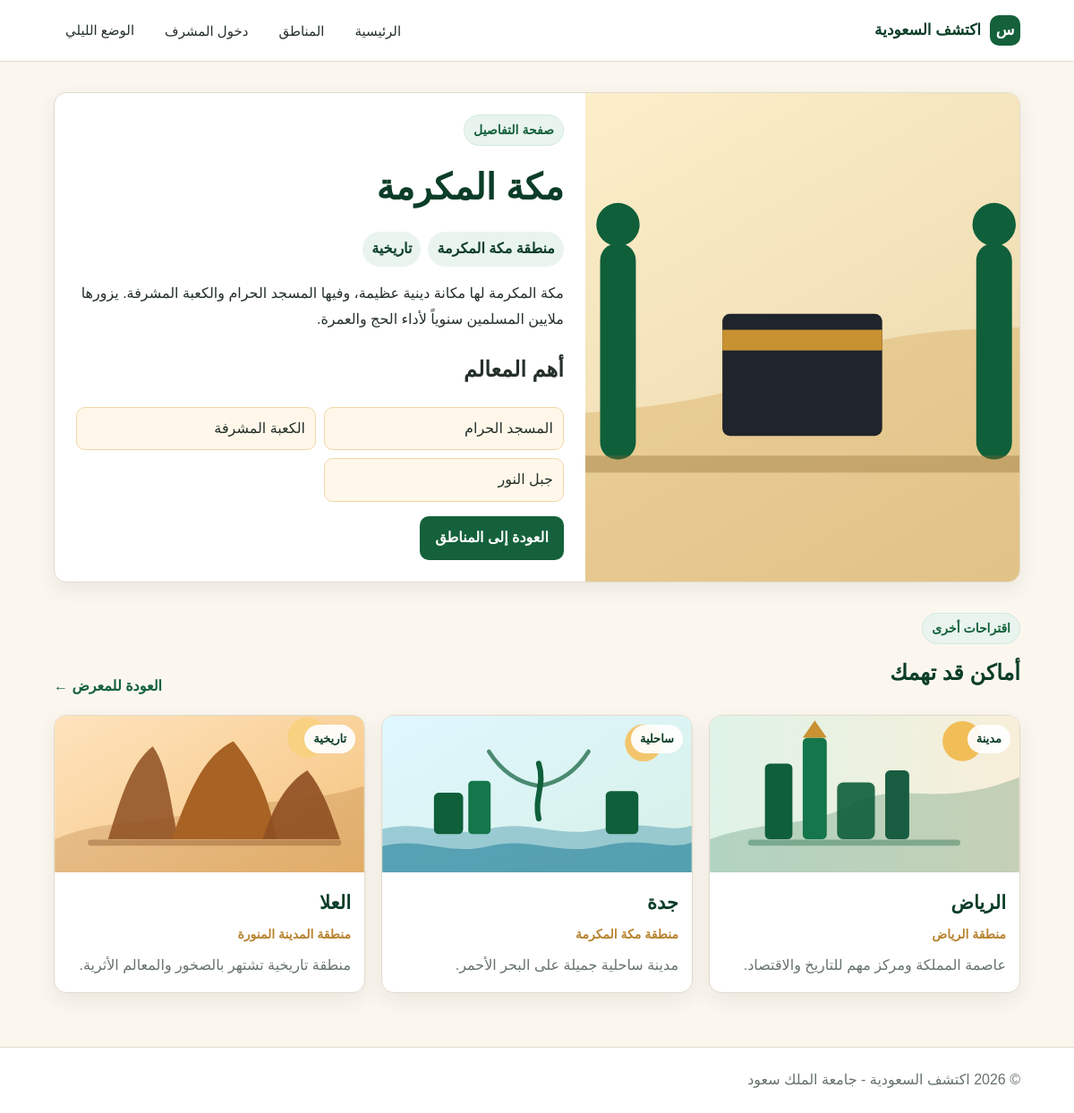
The app's page /details.php?id=2 with its own data.
### tables this page shows
CREATE TABLE IF NOT EXISTS places (
    id INT UNSIGNED NOT NULL AUTO_INCREMENT,
    name VARCHAR(255) NOT NULL,
    region VARCHAR(255) NOT NULL,
    category VARCHAR(100) NOT NULL,
    short_text VARCHAR(500) NOT NULL,
    description TEXT NOT NULL,
    image VARCHAR(512) NOT NULL,
    landmarks JSON NOT NULL,
    PRIMARY KEY (id),
    KEY ix_places_region (region(100)),
    KEY ix_places_category (category)
);

### includes/db.php (called while the page is built, shortened)
<?php
require_once __DIR__ . '/config.php';
function db(): PDO
{
    static $pdo = null;
    if ($pdo instanceof PDO) {
        return $pdo;
    }
    $c = config();
    $port = (int) $c['PORT'];
    $dsn = sprintf(
        'mysql:host=%s;dbname=%s;port=%d;charset=utf8mb4',
        $c['HOST'],
        $c['DBNAME'],
        $port
    );
    $pdo = new PDO(
        $dsn,
        $c['USER'],
        $c['PASSWORD'],
        [
            PDO::ATTR_ERRMODE => PDO::ERRMODE_EXCEPTION,
            PDO::ATTR_DEFAULT_FETCH_MODE => PDO::FETCH_ASSOC,
        ]
    );
    return $pdo;
}

### includes/places.php (called while the page is built, shortened)
<?php
require_once __DIR__ . '/db.php';
function places_normalize_row(array $row): array
{
    $lm = $row['landmarks'] ?? null;
    if (is_string($lm)) {
        $decoded = json_decode($lm, true);
        $row['landmarks'] = is_array($decoded) ? $decoded : [];
    } elseif (!is_array($lm)) {
        $row['landmarks'] = [];
    }
    return $row;
}
function places_all(): array
{
    $sql = <<<SQL
        SELECT id, name, region, category, short_text, description, image, landmarks
        FROM places
        ORDER BY id ASC
    SQL;
    $stmt = db()->query($sql);
    $rows = $stmt->fetchAll();
    return array_map('places_normalize_row', $rows);
}
function places_get_by_id(int $id): ?array
{
    $stmt = db()->prepare(
        'SELECT id, name, region, category, short_text, description, image, landmarks FROM places WHERE id = ? LIMIT 1'
    );
    $stmt->execute([$id]);
    $row = $stmt->fetch();
    return places_normalize_row($row);
}

### includes/config.php (called while the page is built, shortened)
<?php
function h(string $s): string
{
    return htmlspecialchars($s, ENT_QUOTES, 'UTF-8');
}

### includes/card.php (the view, shortened to what this page needs)
<?php
function render_place_card(array $place): void
{
    $id = (int) $place['id'];
    $searchBlob = strtolower(
        $place['name'] . ' ' . $place['region'] . ' ' . $place['short_text']
    );
    ?>
<a
  class="place-card"
  href="details.php?id=<?= $id ?>"
  data-category="<?= h($place['category']) ?>"
  data-search="<?= h($searchBlob) ?>"
>
  <div class="card-image">
    <img src="<?= h($place['image']) ?>" alt="<?= h($place['name']) ?>" loading="lazy" />
    <span class="badge"><?= h($place['category']) ?></span>
  </div>
  <div class="card-body">
    <h3><?= h($place['name']) ?></h3>
    <div class="card-meta"><?= h($place['region']) ?></div>
    <p><?= h($place['short_text']) ?></p>
  </div>
</a>
    <?php
}

### details.php (shortened to what this page needs)
<?php
require_once __DIR__ . '/includes/places.php';
require_once __DIR__ . '/includes/card.php';
$id = isset($_GET['id']) ? (int) $_GET['id'] : 0;
$item = $id > 0 ? places_get_by_id($id) : null;
$all = places_all();
$landmarks = [];
$related = [];
if ($item) {
    $landmarks = is_array($item['landmarks']) ? $item['landmarks'] : [];
    $currentId = (int) $item['id'];
    foreach ($all as $row) {
        if ((int) $row['id'] === $currentId) {
            continue;
        }
        $related[] = $row;
        if (count($related) >= 3) {
            break;
        }
    }
}
$activeNav = '';
?>
<!DOCTYPE html>
<html lang="ar" dir="rtl">
<head>
  <link rel="stylesheet" href="css/style.css" />
</head>
<body>
  <header class="site-header">
    <nav class="nav container">
      <a class="logo" href="index.php"><span class="logo-mark">س</span>اكتشف السعودية</a>
      <div class="nav-links">
        <a href="index.php" class="<?= $activeNav === 'home' ? 'active' : '' ?>">الرئيسية</a>
        <a href="regions.php" class="<?= $activeNav === 'regions' ? 'active' : '' ?>">المناطق</a>
        <a href="admin/login.php">دخول المشرف</a>
        <button id="themeToggle" class="theme-btn" type="button">الوضع الليلي</button>
      </div>
    </nav>
  </header>
  <main class="container section">
    <div id="detailsContent" class="details-wrapper">
      <?php if (!$item) : ?>
        <div class="details-content">
          <span class="section-label">تنبيه</span>
          <h1>لم يتم العثور على المحتوى</h1>
          <p>الرجاء الرجوع إلى معرض المناطق واختيار بطاقة أخرى.</p>
          <a class="btn btn-primary" href="regions.php">العودة للمعرض</a>
        </div>
      <?php else : ?>
        <article class="details-card-layout">
          <img class="details-image" src="<?= h((string) $item['image']) ?>" alt="<?= h((string) $item['name']) ?>" />
          <div class="details-content">
            <span class="section-label">صفحة التفاصيل</span>
            <h1><?= h((string) $item['name']) ?></h1>
            <div class="info-line">
              <span><?= h((string) $item['region']) ?></span>
              <span><?= h((string) $item['category']) ?></span>
            </div>
            <p><?= h((string) $item['description']) ?></p>
            <h2>أهم المعالم</h2>
            <ul class="landmark-list">
              <?php foreach ($landmarks as $landmark) : ?>
                <li><?= h((string) $landmark) ?></li>
              <?php endforeach; ?>
            </ul>
            <a class="btn btn-primary" href="regions.php">العودة إلى المناطق</a>
          </div>
        </article>
      <?php endif; ?>
    </div>
    <?php if ($item) : ?>
    <section class="section related-section">
      <div class="section-heading">
        <div>
          <span class="section-label">اقتراحات أخرى</span>
          <h2>أماكن قد تهمك</h2>
        </div>
        <a class="simple-link" href="regions.php">العودة للمعرض ←</a>
      </div>
      <div id="relatedGrid" class="cards-grid small-grid">
        <?php foreach ($related as $place) : ?>
          <?php render_place_card($place); ?>
        <?php endforeach; ?>
      </div>
    </section>
    <?php endif; ?>
  </main>
  <footer class="site-footer">
    <div class="container footer-inner">
      <p>© 2026 اكتشف السعودية - جامعة الملك سعود</p>
    </div>
  </footer>
</body>
</html>

### css/style.css (style rules this page uses)
:root { --green: #14613b; --green-dark: #0b3d27; --green-light: #e9f4ee; --gold: #b8832f; --sand: #f4ecd9; --bg: #fbf7ef; --white: #ffffff; --text: #243029; --muted: #66736b; --border: #e2dacd; --danger: #b42318; --shadow: 0 8px 22px rgba(36, 48, 41, 0.08); --radius: 14px; }
* { box-sizing: border-box; }
html { scroll-behavior: smooth; }
body { margin: 0; font-family: Tahoma, Arial, sans-serif; background: var(--bg); color: var(--text); line-height: 1.8; }
a { color: inherit; text-decoration: none; }
img { max-width: 100%; display: block; }
button, input, select, textarea { font-family: inherit; }
.container { width: min(1080px, 92%); margin: auto; }
.site-header { position: sticky; top: 0; z-index: 20; background: var(--white); border-bottom: 1px solid var(--border); }
.nav { min-height: 68px; display: flex; align-items: center; justify-content: space-between; gap: 16px; }
.logo { display: flex; align-items: center; gap: 10px; color: var(--green-dark); font-weight: 700; font-size: 17px; }
.logo-mark { width: 34px; height: 34px; display: grid; place-items: center; border-radius: 10px; background: var(--green); color: #fff; font-weight: 800; }
.nav-links { display: flex; align-items: center; gap: 8px; flex-wrap: wrap; }
.nav-links a, .theme-btn { border: 1px solid transparent; background: transparent; color: var(--text); padding: 7px 12px; border-radius: 10px; cursor: pointer; font-size: 15px; }
.eyebrow, .section-label { display: inline-block; color: var(--green); background: var(--green-light); border: 1px solid #d2eadc; padding: 4px 10px; border-radius: 999px; font-weight: 700; font-size: 14px; }
.btn { display: inline-flex; align-items: center; justify-content: center; min-height: 42px; border-radius: 10px; padding: 9px 16px; font-weight: 700; border: 1px solid transparent; cursor: pointer; transition: background 0.2s ease, transform 0.2s ease; }
.btn-primary { background: var(--green); color: #fff; }
.section { padding: 34px 0; }
.split-section > div:first-child, .feature-list article, .place-card, .filter-panel, .details-wrapper, .page-hero { background: var(--white); border: 1px solid var(--border); border-radius: var(--radius); box-shadow: var(--shadow); }
.split-section h2, .section-heading h2 { color: var(--green-dark); margin: 10px 0 8px; }
.feature-list p, .place-card p { margin: 0; color: var(--muted); }
.section-heading { display: flex; align-items: end; justify-content: space-between; gap: 16px; margin-bottom: 18px; }
.simple-link { color: var(--green); font-weight: 700; }
.cards-grid { display: grid; gap: 18px; }
.small-grid, .regions-grid { grid-template-columns: repeat(3, 1fr); }
.place-card { overflow: hidden; transition: transform 0.2s ease, box-shadow 0.2s ease; }
.card-image { position: relative; background: var(--sand); overflow: hidden; }
.card-image img { width: 100%; height: 175px; object-fit: cover; transition: transform 0.25s ease; }
.badge { display: inline-block; border-radius: 999px; padding: 4px 10px; background: var(--green-light); color: var(--green-dark); font-size: 13px; font-weight: 700; }
.card-image .badge { position: absolute; top: 10px; right: 10px; background: rgba(255, 255, 255, 0.92); }
.card-body { padding: 15px; }
.card-body h3 { margin: 0 0 4px; color: var(--green-dark); font-size: 21px; }
.card-meta { color: var(--gold); font-size: 14px; font-weight: 700; margin-bottom: 8px; }
.details-wrapper { overflow: hidden; }
.details-card-layout { display: grid; grid-template-columns: 0.9fr 1.1fr; }
.details-image { width: 100%; height: 100%; min-height: 350px; object-fit: cover; background: var(--sand); }
.details-content { padding: 24px; }
.details-content h1 { color: var(--green-dark); margin: 10px 0; font-size: clamp(28px, 4vw, 40px); }
.info-line { display: flex; flex-wrap: wrap; gap: 8px; margin: 14px 0; }
.info-line span { background: var(--green-light); color: var(--green-dark); border-radius: 999px; padding: 5px 10px; font-weight: 700; }
.landmark-list { display: grid; grid-template-columns: repeat(2, 1fr); gap: 9px; padding: 0; list-style: none; }
.landmark-list li { background: #fff8ea; border: 1px solid #eed6a5; border-radius: 10px; padding: 9px 11px; }
.related-section { padding-bottom: 0; }
.site-footer { margin-top: 26px; border-top: 1px solid var(--border); padding: 22px 0; color: var(--muted); background: var(--white); }
.footer-inner { display: flex; justify-content: space-between; gap: 14px; flex-wrap: wrap; }
.footer-inner p { margin: 0; }

### records on screen
places: image (picture), name "مكة المكرمة", region "منطقة مكة المكرمة", category "تاريخية", description "مكة المكرمة لها مكانة دينية عظيمة، وفيها المسجد الحرام والكعبة المشرفة. يزورها ملايين المسلمين سنوياً لأداء الحج والعمرة."
places: image (picture), category "مدينة", name "الرياض", region "منطقة الرياض", short_text "عاصمة المملكة ومركز مهم للتاريخ والاقتصاد."
places: image (picture), category "ساحلية", name "جدة", region "منطقة مكة المكرمة", short_text "مدينة ساحلية جميلة على البحر الأحمر."
places: image (picture), category "تاريخية", name "العلا", region "منطقة المدينة المنورة", short_text "منطقة تاريخية تشتهر بالصخور والمعالم الأثرية."

### other values on screen
$landmark "المسجد الحرام"
$landmark "الكعبة المشرفة"
$landmark "جبل النور"
